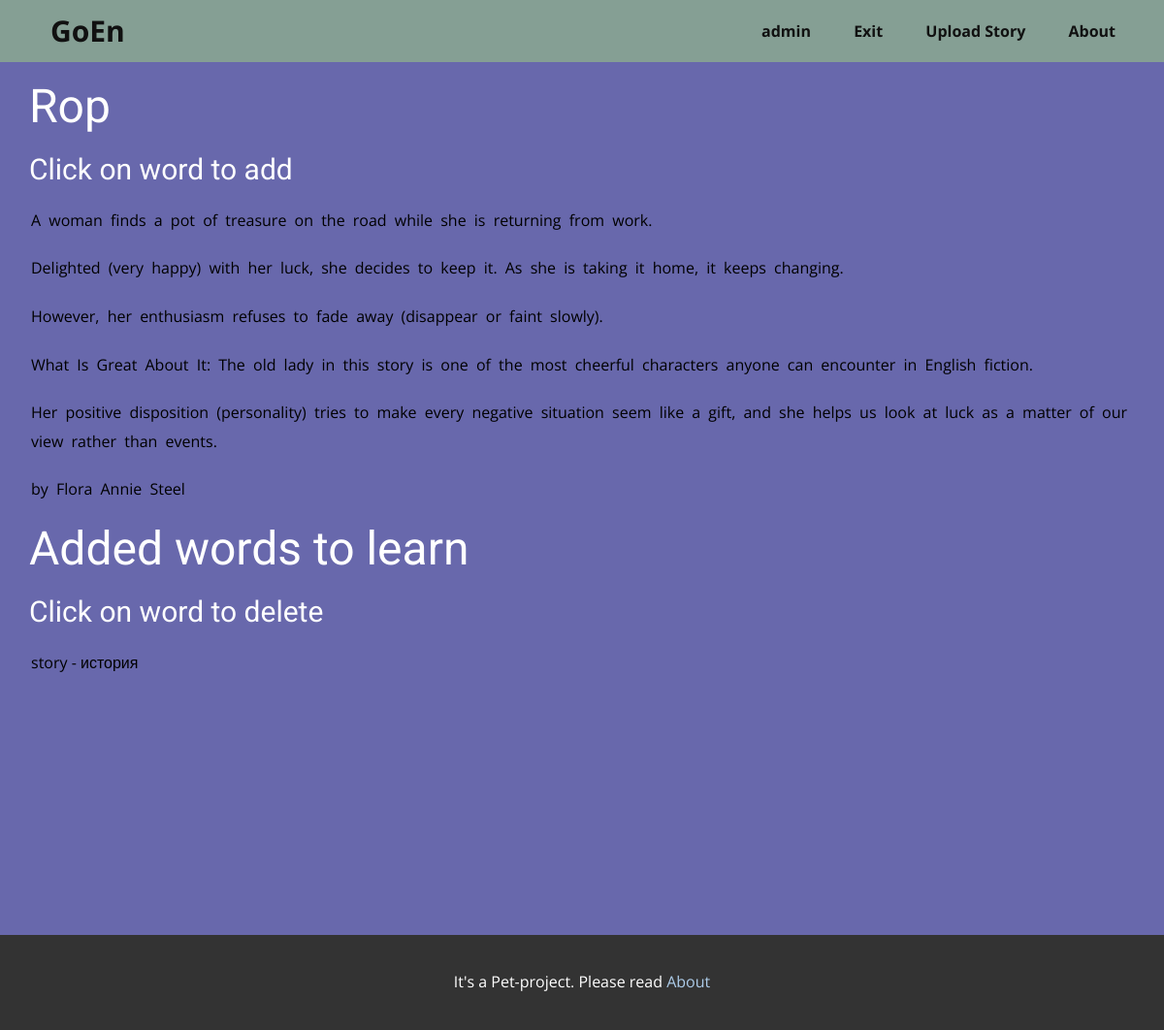
The app's page /showStory/30 (signed in), older data.
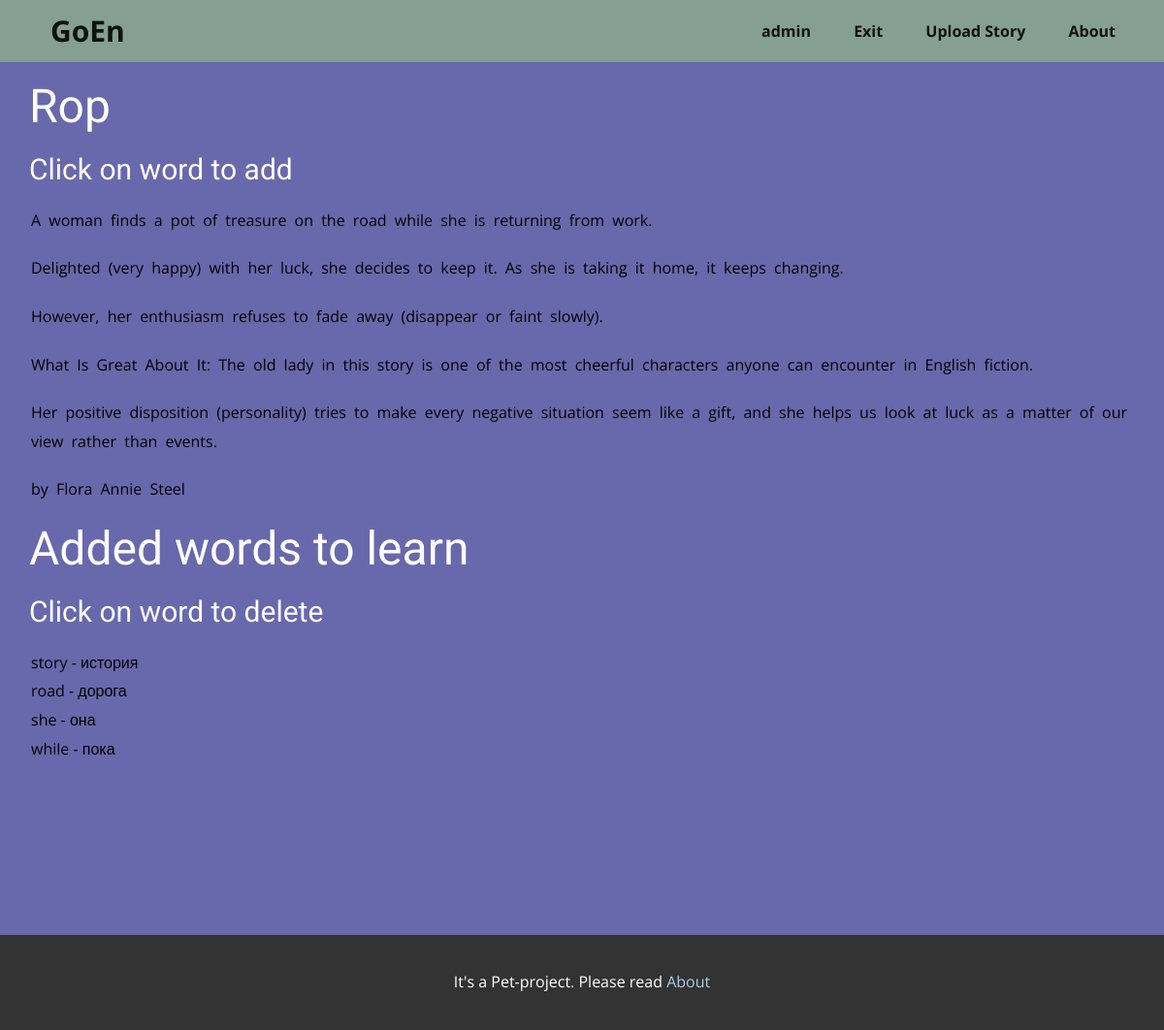
The same page, newer data.
### goen/models.py (models this page shows, shortened)
class WordLearned(models.Model):
    objects = models.Manager()
    count = models.IntegerField(default=0)
    nextDayLearn = models.DateField(auto_now_add=True)
    is_learned = models.BooleanField(default=False)
    learnPerson = models.CharField(max_length=128)
    learnWord = models.ForeignKey(Word, on_delete=models.CASCADE)
    class Meta:
        db_table = 'wordLearned'

class Word(models.Model):
    objects = models.Manager()
    wordOriginal = models.CharField(max_length=128)
    wordTranslate = models.CharField(max_length=128)
    wordDescription = models.TextField()
    story = models.ForeignKey(Story, on_delete=models.CASCADE)
    class Meta:
        db_table = 'words'

### goen/views.py (the view)
# urls.py: path('showStory/<int:story>', show_story_and_words, name='add_word'),
def show_story_and_words(request, story):
    user_pk = request.user.pk
    story = Story.objects.get(pk=story)
    words = WordLearned.objects.filter(learnPerson=user_pk).filter(learnWord__story=story).order_by('pk')
    status = ''
    if request.method == 'POST':
        if request.POST.get('add'):
            add_word_to_learn(request.POST.get('add').lower(), story, user_pk)
        elif request.POST.get('delete'):
            WordLearned.objects.filter(pk=request.POST.get('delete')).delete()
    return render(request, 'showStory.html', {'words': words, 'name_story': story.name,
                                              'story': story.wholeText.split('\n'), 'status': status})

### goen/templates/showStory.html (shortened to what this page needs)
{% extends 'base.html' %}
{% load static %}
{% block link %}
<link rel="stylesheet" href="{% static 'css/showBook.css' %}" media="screen"> {% endblock %}
{% block content %}
<section class="u-clearfix u-custom-color-1 u-section-1" id="sec-5aca">
    <div class="u-clearfix u-sheet u-sheet-1">
        <h1 class="u-text u-text-default u-text-1">{{name_story}}</h1>
        <h3 class="u-text u-text-default u-text-2"> Click on word to add</h3>
        <form method="post">
            {% for item in story %}
            <p class="p__book">
                {% for word in item.split %}
                <button class="btn__text" name="add" value={{word}}>{{ word }}</button>
                {% endfor %}
            </p>
            {% endfor %}
        </form>
        <h1 class="u-text u-text-default u-text-4">Added words to learn</h1>
        <h3 class="u-text u-text-default u-text-5">Click on word to delete</h3>
        <p class="u-text u-text-default u-text-6">
        <form method="post">
            {% for item in words %}
            <button class="btn__text" name="delete" value={{item.pk}}>{{item.learnWord.wordOriginal}} -
                {{item.learnWord.wordTranslate}}
            </button>
            <br>
            {% endfor %}
        </form>
        </p>
    </div>
</section>
{% endblock %}

Row changes from the older to the newer data that the page shows:
added WordLearned: {{ item.pk }} 305 (drawn), learnWord.wordOriginal "road", learnWord.wordTranslate "дорога"
added WordLearned: {{ item.pk }} 306 (drawn), learnWord.wordOriginal "she", learnWord.wordTranslate "она"
added WordLearned: {{ item.pk }} 307 (drawn), learnWord.wordOriginal "while", learnWord.wordTranslate "пока"
